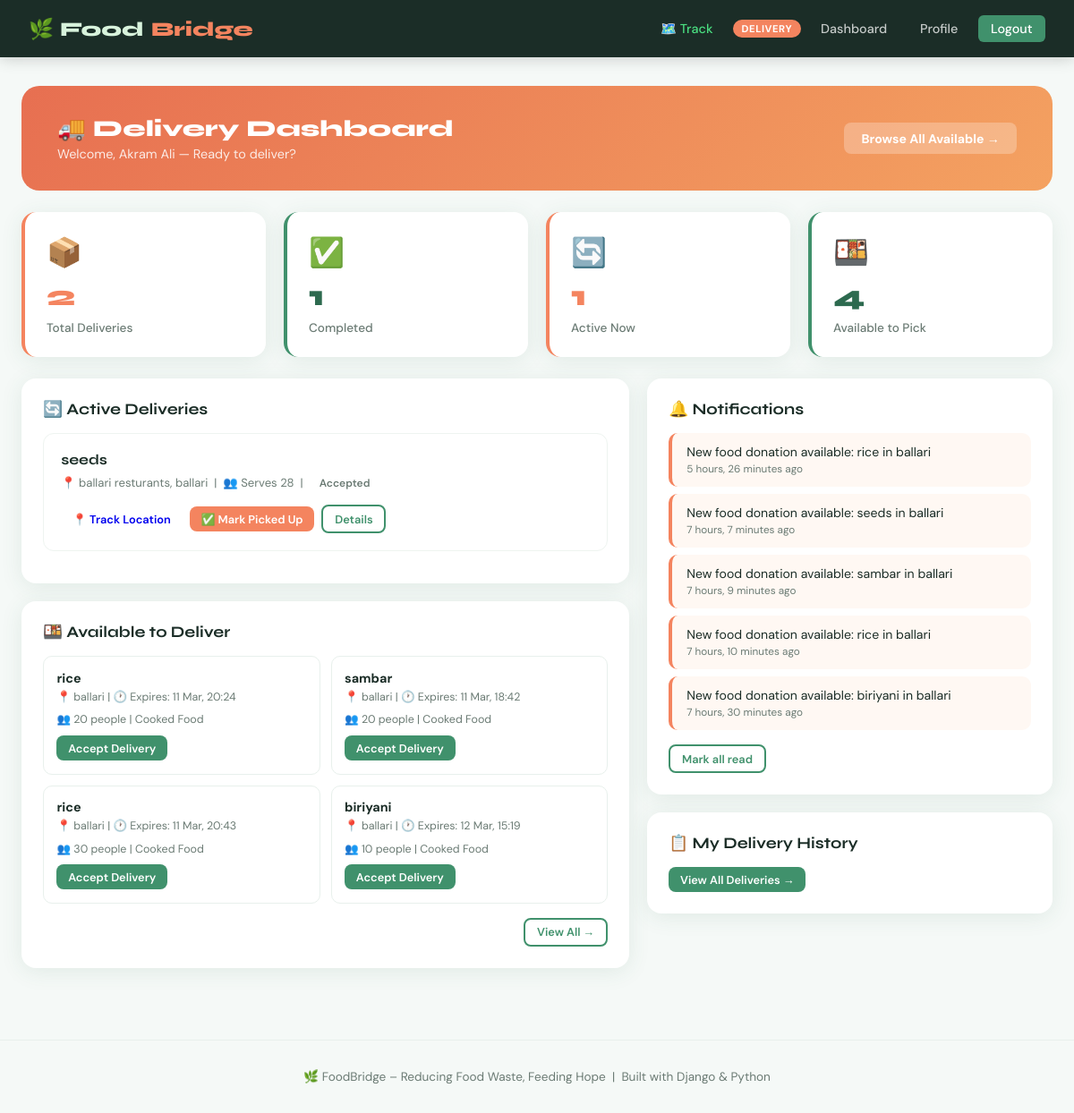
Page /delivery/ (signed in) on the committed database.
### core/models.py (models this page shows, shortened)
class UserProfile(models.Model):
    ROLE_CHOICES = [
        ('donor', 'Food Donor'),
        ('delivery', 'Delivery Agent'),
        ('receiver', 'Receiver'),
    ]
    user = models.OneToOneField(User, on_delete=models.CASCADE, related_name='profile')
    role = models.CharField(max_length=20, choices=ROLE_CHOICES)
    phone = models.CharField(max_length=15, blank=True)
    address = models.TextField(blank=True)
    city = models.CharField(max_length=100, blank=True)
    pincode = models.CharField(max_length=10, blank=True)
    organization_name = models.CharField(max_length=200, blank=True)
    is_available = models.BooleanField(default=True)
    profile_pic = models.ImageField(upload_to='profiles/', blank=True, null=True)
    created_at = models.DateTimeField(auto_now_add=True)

class DeliveryRequest(models.Model):
    STATUS_CHOICES = [
        ('pending', 'Pending'),
        ('accepted', 'Accepted'),
        ('picked_up', 'Picked Up'),
        ('delivered', 'Delivered'),
        ('failed', 'Failed'),
    ]
    donation = models.OneToOneField(FoodDonation, on_delete=models.CASCADE, related_name='delivery_request')
    delivery_agent = models.ForeignKey(User, on_delete=models.CASCADE, related_name='delivery_tasks')
    status = models.CharField(max_length=20, choices=STATUS_CHOICES, default='pending')
    accepted_at = models.DateTimeField(null=True, blank=True)
    picked_up_at = models.DateTimeField(null=True, blank=True)
    delivered_at = models.DateTimeField(null=True, blank=True)
    notes = models.TextField(blank=True)
    created_at = models.DateTimeField(auto_now_add=True)
    current_latitude = models.DecimalField(max_digits=9, decimal_places=6, null=True, blank=True)
    current_longitude = models.DecimalField(max_digits=9, decimal_places=6, null=True, blank=True)
    last_location_update = models.DateTimeField(null=True, blank=True)

class FoodDonation(models.Model):
    STATUS_CHOICES = [
        ('available', 'Available'),
        ('assigned', 'Assigned to Delivery'),
        ('in_transit', 'In Transit'),
        ('delivered', 'Delivered'),
        ('expired', 'Expired'),
        ('cancelled', 'Cancelled'),
    ]
    FOOD_TYPE_CHOICES = [
        ('cooked', 'Cooked Food'),
        ('raw', 'Raw Ingredients'),
        ('packaged', 'Packaged Food'),
        ('fruits_vegetables', 'Fruits & Vegetables'),
        ('bakery', 'Bakery Items'),
        ('dairy', 'Dairy Products'),
        ('other', 'Other'),
    ]
    donor = models.ForeignKey(User, on_delete=models.CASCADE, related_name='donations')
    title = models.CharField(max_length=200)
    description = models.TextField()
    food_type = models.CharField(max_length=30, choices=FOOD_TYPE_CHOICES)
    quantity = models.CharField(max_length=100)
    serves_people = models.PositiveIntegerField(default=1)
    cooking_time = models.DateTimeField(null=True, blank=True, help_text="When was the food cooked?")
    expiry_time = models.DateTimeField()
    pickup_address = models.TextField()
    city = models.CharField(max_length=100)
    pincode = models.CharField(max_length=10)
    status = models.CharField(max_length=20, choices=STATUS_CHOICES, default='available')
    food_image = models.ImageField(upload_to='food/', blank=True, null=True)
    created_at = models.DateTimeField(auto_now_add=True)
    updated_at = models.DateTimeField(auto_now=True)
    receiver = models.ForeignKey(User, on_delete=models.SET_NULL, null=True, blank=True,
                                  related_name='received_donations')
    delivery_agent = models.ForeignKey(User, on_delete=models.SET_NULL, null=True, blank=True,
                                        related_name='deliveries')
    class Meta:
        ordering = ['-created_at']

class Notification(models.Model):
    user = models.ForeignKey(User, on_delete=models.CASCADE, related_name='notifications')
    message = models.TextField()
    is_read = models.BooleanField(default=False)
    created_at = models.DateTimeField(auto_now_add=True)
    class Meta:
        ordering = ['-created_at']

### core/views.py (the view)
# urls.py: path('delivery/', views.delivery_dashboard, name='delivery_dashboard'),
@login_required
def delivery_dashboard(request):
    if request.user.profile.role != 'delivery':
        messages.error(request, 'Access denied.')
        return redirect('dashboard')
    my_deliveries = DeliveryRequest.objects.filter(delivery_agent=request.user)
    available_donations = FoodDonation.objects.filter(status='available').exclude(
        delivery_request__isnull=False
    )
    stats = {
        'total': my_deliveries.count(),
        'completed': my_deliveries.filter(status='delivered').count(),
        'active': my_deliveries.filter(status__in=['accepted', 'picked_up']).count(),
        'available_to_pick': available_donations.count(),
    }
    active_deliveries = my_deliveries.filter(status__in=['accepted', 'picked_up'])
    notifications = request.user.notifications.filter(is_read=False)[:5]
    return render(request, 'core/delivery_dashboard.html', {
        'stats': stats, 'active_deliveries': active_deliveries,
        'available_donations': available_donations[:6], 'notifications': notifications
    })

### core/templates/core/delivery_dashboard.html (shortened to what this page needs)
{% extends 'core/base.html' %}
{% block content %}
<div class="dashboard-header">
    <div>
        <h1>🚚 Delivery Dashboard</h1>
        <p>Welcome, {{ user.get_full_name|default:user.username }} — Ready to deliver?</p>
    </div>
    <div>
        <a href="{% url 'available_donations' %}" class="btn" style="background:rgba(255,255,255,0.25);color:#fff;font-weight:700;">Browse All Available →</a>
    </div>
</div>
<div class="card-grid card-grid-4" style="margin-bottom:1.5rem;">
    <div class="stat-card orange">
        <div class="stat-icon">📦</div>
        <div class="stat-num">{{ stats.total }}</div>
        <div class="stat-label">Total Deliveries</div>
    </div>
    <div class="stat-card">
        <div class="stat-icon">✅</div>
        <div class="stat-num">{{ stats.completed }}</div>
        <div class="stat-label">Completed</div>
    </div>
    <div class="stat-card orange">
        <div class="stat-icon">🔄</div>
        <div class="stat-num">{{ stats.active }}</div>
        <div class="stat-label">Active Now</div>
    </div>
    <div class="stat-card">
        <div class="stat-icon">🍱</div>
        <div class="stat-num">{{ stats.available_to_pick }}</div>
        <div class="stat-label">Available to Pick</div>
    </div>
</div>
<div style="display:grid;grid-template-columns:3fr 2fr;gap:1.25rem;">
    <div>
        <div class="card" style="margin-bottom:1.25rem;">
            <div class="section-title">🔄 Active Deliveries</div>
            {% if active_deliveries %}
                {% for dr in active_deliveries %}
                <div class="delivery-item">
                    <h4>{{ dr.donation.title }}</h4>
                    <div class="delivery-meta">
                        📍 {{ dr.donation.pickup_address }}, {{ dr.donation.city }} &nbsp;|&nbsp;
                        👥 Serves {{ dr.donation.serves_people }} &nbsp;|&nbsp;
                        <span class="badge badge-{{ dr.status }}">{{ dr.get_status_display }}</span>
                    </div>
                    <div class="status-actions">
                        <a href="{% url 'tracker_delivery' dr.pk %}" class="btn btn-success btn-sm">📍 Track Location</a>
                        {% if dr.status == 'accepted' %}
                            <form method="post" action="{% url 'update_delivery_status' dr.pk %}">
                                <button class="btn btn-orange btn-sm" type="submit">✅ Mark Picked Up</button>
                            </form>
                        {% elif dr.status == 'picked_up' %}
                            <form method="post" action="{% url 'update_delivery_status' dr.pk %}">
                                {% csrf_token %}
                                <input type="hidden" name="status" value="delivered">
                                <button class="btn btn-primary btn-sm" type="submit">🎉 Mark Delivered</button>
                            </form>
                        {% endif %}
                        <a href="{% url 'donation_detail' dr.donation.pk %}" class="btn btn-outline btn-sm">Details</a>
                    </div>
                </div>
                {% endfor %}
            {% else %}
                <div class="empty-state" style="padding:1.5rem 0;">
                    <div class="empty-icon" style="font-size:2rem;">🚚</div>
                    <p>No active deliveries. Pick up a donation below!</p>
                </div>
            {% endif %}
        </div>
        <div class="card">
            <div class="section-title">🍱 Available to Deliver</div>
            {% if available_donations %}
                <div class="avail-food-grid">
                {% for d in available_donations %}
                <div class="avail-food-item">
                    <h5>{{ d.title }}</h5>
                    <div class="meta">📍 {{ d.city }} | 🕐 Expires: {{ d.expiry_time|date:"d M, H:i" }}</div>
                    <div class="meta">👥 {{ d.serves_people }} people | {{ d.get_food_type_display }}</div>
                    <a href="{% url 'accept_delivery' d.pk %}" class="btn btn-primary btn-sm">Accept Delivery</a>
                </div>
                {% endfor %}
                </div>
                <div style="text-align:right;margin-top:1rem;">
                    <a href="{% url 'available_donations' %}" class="btn btn-outline btn-sm">View All →</a>
                </div>
            {% else %}
                <div class="empty-state" style="padding:1.5rem 0;">
                    <div class="empty-icon" style="font-size:2rem;">📭</div>
                    <p>No food available for delivery right now.</p>
                </div>
            {% endif %}
        </div>
    </div>
    <div>
        <div class="card" style="margin-bottom:1.25rem;">
            <div class="section-title">🔔 Notifications</div>
            {% if notifications %}
                {% for n in notifications %}
                    <div class="notif-card">{{ n.message }}<br><small style="color:var(--gray)">{{ n.created_at|timesince }} ago</small></div>
                {% endfor %}
                <a href="{% url 'mark_notifications_read' %}" class="btn btn-outline btn-sm" style="margin-top:0.5rem;">Mark all read</a>
            {% else %}
                <div class="empty-state" style="padding:1rem 0;"><p>No new notifications</p></div>
            {% endif %}
        </div>
        <div class="card">
            <div class="section-title">📋 My Delivery History</div>
            <a href="{% url 'my_deliveries' %}" class="btn btn-primary btn-sm">View All Deliveries →</a>
        </div>
    </div>
</div>
{% endblock %}

### core/templates/core/base.html (shortened to what this page needs)
<!DOCTYPE html>
<html lang="en">
<head>
</head>
<body>
<nav>
    <a class="nav-brand" href="{% url 'home' %}">🌿 Food<span>Bridge</span></a>
    <div class="nav-links">
        <a href="{% url 'tracker' %}" style="color: #4ade80;">🗺️ Track</a>
        {% if user.is_authenticated %}
            <span class="nav-role-badge">{{ user.profile.role }}</span>
            <a href="{% url 'dashboard' %}">Dashboard</a>
            <a href="{% url 'profile' %}">Profile</a>
            <a href="{% url 'logout' %}" class="btn-nav">Logout</a>
        {% else %}
            <a href="{% url 'login' %}">Login</a>
            <a href="{% url 'register' %}" class="btn-nav">Register</a>
        {% endif %}
    </div>
</nav>
<main>
    {% block content %}{% endblock %}
</main>
<footer>
    🌿 FoodBridge – Reducing Food Waste, Feeding Hope &nbsp;|&nbsp; Built with Django &amp; Python
</footer>
</body>
</html>

### core/templates/core/base.html (style rules this page uses)
:root { --green: #2d6a4f; --green-light: #40916c; --green-pale: #d8f3dc; --orange: #f4845f; --orange-light: #f9c784; --cream: #fefae0; --dark: #1b2d27; --gray: #6b7b74; --white: #ffffff; --shadow: 0 4px 24px rgba(45,106,79,0.10); }
* { margin: 0; padding: 0; box-sizing: border-box; }
body { font-family: 'DM Sans', sans-serif; background: #f5f9f7; color: var(--dark); min-height: 100vh; }
nav { background: var(--dark); padding: 0 2rem; display: flex; align-items: center; justify-content: space-between; height: 64px; position: sticky; top: 0; z-index: 100; box-shadow: 0 2px 16px rgba(0,0,0,0.18); }
.nav-brand { font-family: 'Syne', sans-serif; font-size: 1.4rem; font-weight: 800; color: var(--green-pale); text-decoration: none; display: flex; align-items: center; gap: 0.5rem; }
.nav-brand span { color: var(--orange); }
.nav-links { display: flex; align-items: center; gap: 0.5rem; }
.nav-links a { color: rgba(255,255,255,0.75); text-decoration: none; padding: 0.4rem 0.9rem; border-radius: 6px; font-size: 0.9rem; font-weight: 500; transition: all 0.2s; }
.nav-links a.btn-nav { background: var(--green-light); color: #fff; }
.nav-role-badge { background: var(--orange); color: #fff; font-size: 0.7rem; font-weight: 700; padding: 0.2rem 0.6rem; border-radius: 20px; text-transform: uppercase; letter-spacing: 0.05em; }
main { max-width: 1200px; margin: 0 auto; padding: 2rem 1.5rem; }
.card { background: var(--white); border-radius: 16px; padding: 1.5rem; box-shadow: var(--shadow); }
.card-grid { display: grid; gap: 1.25rem; }
.card-grid-4 { grid-template-columns: repeat(4, 1fr); }
.stat-card { background: var(--white); border-radius: 16px; padding: 1.5rem; box-shadow: var(--shadow); display: flex; flex-direction: column; gap: 0.5rem; border-left: 4px solid var(--green-light); }
.stat-card .stat-icon { font-size: 2rem; }
.stat-card .stat-num { font-family: 'Syne', sans-serif; font-size: 2rem; font-weight: 800; color: var(--green); }
.stat-card .stat-label { font-size: 0.85rem; color: var(--gray); font-weight: 500; }
.stat-card.orange { border-left-color: var(--orange); }
.stat-card.orange .stat-num { color: var(--orange); }
.btn { display: inline-flex; align-items: center; gap: 0.4rem; padding: 0.55rem 1.2rem; border-radius: 8px; font-weight: 600; font-size: 0.88rem; cursor: pointer; border: none; text-decoration: none; transition: all 0.2s; font-family: 'DM Sans', sans-serif; }
.btn-primary { background: var(--green-light); color: #fff; }
.btn-orange { background: var(--orange); color: #fff; }
.btn-outline { background: transparent; border: 2px solid var(--green-light); color: var(--green-light); }
.btn-sm { padding: 0.35rem 0.8rem; font-size: 0.8rem; }
.badge { display: inline-block; padding: 0.25rem 0.7rem; border-radius: 20px; font-size: 0.75rem; font-weight: 600; }
.section-title { font-family: 'Syne', sans-serif; font-size: 1.1rem; font-weight: 700; margin-bottom: 1rem; display: flex; align-items: center; gap: 0.5rem; }
footer { text-align: center; padding: 2rem; color: var(--gray); font-size: 0.85rem; border-top: 1px solid #e8f0ec; margin-top: 3rem; }

### core/templates/core/delivery_dashboard.html (style rules this page uses)
.dashboard-header { background: linear-gradient(135deg, #e76f51, #f4a261); color: #fff; border-radius: 20px; padding: 2rem 2.5rem; margin-bottom: 1.5rem; display: flex; align-items: center; justify-content: space-between; }
.dashboard-header h1 { font-family: 'Syne', sans-serif; font-size: 1.6rem; font-weight: 800; }
.dashboard-header p { opacity: 0.85; font-size: 0.9rem; margin-top: 0.25rem; }
.delivery-item { background: #fff; border-radius: 12px; padding: 1.2rem; border: 1px solid #eef4f0; margin-bottom: 0.75rem; }
.delivery-item h4 { font-family: 'Syne', sans-serif; font-weight: 700; margin-bottom: 0.3rem; }
.delivery-meta { font-size: 0.82rem; color: var(--gray); margin-bottom: 0.75rem; }
.status-actions { display: flex; gap: 0.5rem; align-items: center; flex-wrap: wrap; }
.avail-food-grid { display: grid; grid-template-columns: repeat(2, 1fr); gap: 0.75rem; margin-top: 0.5rem; }
.avail-food-item { border: 1px solid #e8f0ec; border-radius: 10px; padding: 0.9rem; transition: border-color 0.2s; }
.avail-food-item h5 { font-weight: 700; font-size: 0.9rem; margin-bottom: 0.25rem; }
.avail-food-item .meta { font-size: 0.78rem; color: var(--gray); margin-bottom: 0.6rem; }
.notif-card { background: #fff8f3; border-left: 4px solid var(--orange); border-radius: 10px; padding: 0.75rem 1rem; margin-bottom: 0.5rem; font-size: 0.88rem; }

### rows in the picture
DeliveryRequest: donation "seeds", donation.pickup_address "ballari resturants", donation.city "ballari", donation.serves_people "28", status "Accepted", shows "✅ Mark Picked Up"
FoodDonation: title "rice", city "ballari", expiry_time "11 Mar, 20:24", serves_people "20", food_type "Cooked Food"
FoodDonation: title "sambar", city "ballari", expiry_time "11 Mar, 18:42", serves_people "20", food_type "Cooked Food"
FoodDonation: title "rice", city "ballari", expiry_time "11 Mar, 20:43", serves_people "30", food_type "Cooked Food"
FoodDonation: title "biriyani", city "ballari", expiry_time "12 Mar, 15:19", serves_people "10", food_type "Cooked Food"
Notification: message "New food donation available: rice in ballari", created_at "5 hours, 26 minutes"
Notification: message "New food donation available: seeds in ballari", created_at "7 hours, 7 minutes"
Notification: message "New food donation available: sambar in ballari", created_at "7 hours, 9 minutes"
Notification: message "New food donation available: rice in ballari", created_at "7 hours, 10 minutes"
Notification: message "New food donation available: biriyani in ballari", created_at "7 hours, 30 minutes"

### other values in the picture
{{ user.profile.role }} "DELIVERY"
{{ user.get_full_name|default:user.username }} "Akram Ali"
{{ stats.total }} "2"
{{ stats.completed }} "1"
{{ stats.active }} "1"
{{ stats.available_to_pick }} "4"
